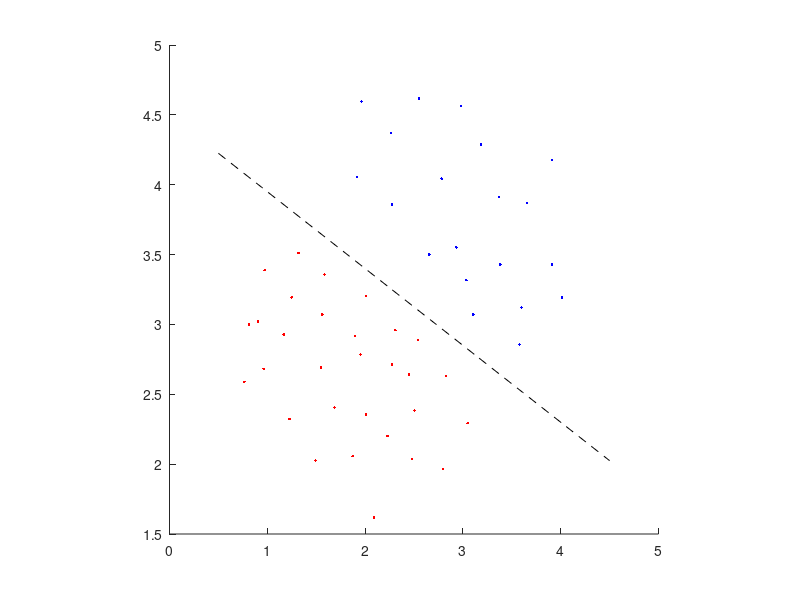

Write MATLAB code to recreate this figure.
clc;
clear;
close all;

% C = 10000; % Choose C = 0.01, 0.1, 1, 10, 100, 1000, 10000

load('./twofeature1.txt');
n = size(twofeature1, 1) - 1; % leave out the last example
y = twofeature1(1:n, 1);
X = twofeature1(1:n, 2:3);

Xpos = X(y==1, :); % positive examples
Xneg = X(y==-1, :); % negative examples
%figure(1);
%  Visualize the example dataset
hold on
plot(Xpos(:, 1), Xpos(:, 2), 'b.');
plot(Xneg(:, 1), Xneg(:, 2), 'r.');
hold off
axis square%, xlim([0 10])

% Form the matrices for the quadratic optimization. See the matlab manual for "quadprog"
H = (y*y').*(X*X');
f = -ones(n,1);
A = [];
b = [];
Aeq = y';
beq = 0;
lb = zeros(n,1); %create zero lower bounds
C = 0.01;
ub = C*ones(n,1);
lambda = quadprog(H,f,A,b,Aeq,beq,lb,ub); % Find the Lagrange multipliers
indices = find(lambda > 0.0001); % Find the support vectors
Xsup = (X(indices,:));            % The support vectors only
ysup = y(indices)';
lambdasup = (lambda(1:end/2)-lambda(end/2+1:end));

fprintf('Support vector indices: %s\n', sprintf('%d ', indices));
fprintf('Support vector weights: %s\n', sprintf('%.4f ', lambda(indices)));
% Find the weights
w = X'*(lambda.*y);
% Find the bias term w0
w0 = mean((ysup'-Xsup*w));
fprintf('Estimated weight vector: %s\n', sprintf('%.4f ', w));
fprintf('Bias: %f\n', w0);
fprintf('\n');

% Plot support vectors
Xsup_pos = Xsup(ysup==1, :);
Xsup_neg = Xsup(ysup==-1, :);
hold on
plot(Xsup_pos(:, 1), Xsup_pos(:, 2), 'bo');
plot(Xsup_neg(:, 1), Xsup_neg(:, 2), 'ro');
hold off

% Find the width of the margin
width = 1/sqrt(sum(lambda(indices))+(1/C)*(lambda'*lambda));

% Plot decision boundary
x1 = linspace(0.5,4.5,10);
x2 = -0.55*x1+4.5;
hold on
plot(x1, x2, '--k')
plot(Xsup_pos(:),width,'b')  %Plot the Margin of class +1
plot(Xsup_neg(:),width,'r')  %Plot the Margin of class -1
hold off
